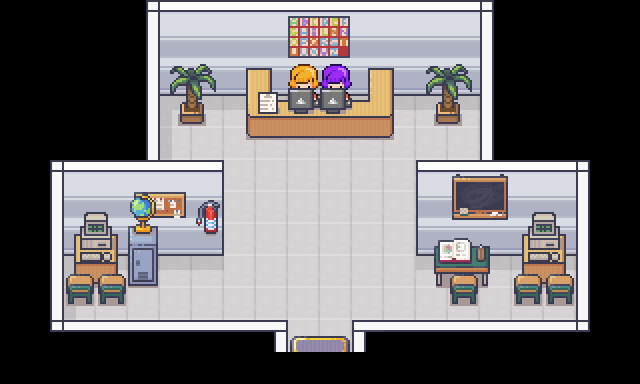

This game map was drawn from its Tiled (.tmx) file and the tilesets committed beside it. A one-line description and the trimmed map source follow:
An orthogonal 20x12 tile map with 32x32 px tiles, 4 tile layers (Floor, Furniture, Furniture2, Furniture3), 6 tilesets and 17 objects (GoToNextMap, Interaction).

<map version="1.10" tiledversion="1.10.2" orientation="orthogonal" renderorder="right-down" width="20" height="12" tilewidth="32" tileheight="32" infinite="0" nextlayerid="7" nextobjectid="32">
 <tileset firstgid="1" source="Room_Builder_borders_32x32.tsx" />
 <tileset firstgid="451" source="Room_Builder_Floors_32x32.tsx" />
 <tileset firstgid="1051" source="Room_Builder_Walls_32x32.tsx" />
 <tileset firstgid="2331" source="13_Conference_Hall_32x32.tsx" />
 <tileset firstgid="2523" source="5_Classroom_and_library_32x32.tsx" />
 <tileset firstgid="2731" source="2_LivingRoom_32x32.tsx" />
 <layer id="1" name="Floor" width="20" height="12">
  <data>[240 cells, 168 non-empty, 16 distinct tile ids]</data>
 </layer>
 <layer id="2" name="Furniture" width="20" height="12">
  <data>[240 cells, 63 non-empty, 34 distinct tile ids]</data>
 </layer>
 <layer id="3" name="Furniture2" width="20" height="12">
  <data>[240 cells, 28 non-empty, 22 distinct tile ids]</data>
 </layer>
 <layer id="4" name="Furniture3" width="20" height="12">
  <data>[240 cells, 22 non-empty, 10 distinct tile ids]</data>
 </layer>
 <objectgroup id="5" name="Collisions">
  <object id="2" x="576" y="160" width="32" height="192" />
  <object id="3" x="352" y="320" width="224" height="32" />
  <object id="13" x="64" y="320" width="224" height="32" />
  <object id="14" x="32" y="160" width="32" height="192" />
  <object id="15" x="128" y="0" width="32" height="160" />
  <object id="16" x="480" y="0" width="32" height="160" />
  <object id="19" x="64" y="160" width="160" height="64" />
  <object id="20" x="416" y="160" width="160" height="64" />
  <object id="21" x="248" y="64" width="144" height="48" />
  <object id="22" x="64" y="224" width="64" height="48" />
  <object id="23" x="433" y="224" width="144" height="48" />
  <object id="25" x="128" y="224" width="32" height="32" />
  <object id="26" x="177" y="64" width="32" height="32" />
  <object id="27" x="433" y="64" width="32" height="32" />
  <object id="30" x="160" y="0" width="320" height="64" />
 </objectgroup>
 <objectgroup id="6" name="SpawnPoints">
  <object id="12" name="GoToNextMap" type="GoToNextMap" x="288" y="336" width="64" height="16">
   <properties>
    <property name="MapResMultiplier" type="float" value="1.5" />
    <property name="NextMapName" value="outdoorsOffice" />
    <property name="NextSpawnX" type="float" value="704" />
    <property name="NextSpawnY" type="float" value="368" />
   </properties>
  </object>
  <object id="10" name="Interaction" type="Interaction" x="320" y="32" width="32" height="32">
   <properties>
    <property name="offsetX" type="float" value="0" />
    <property name="offsetY" type="float" value="48" />
    <property name="storyArc" value="officePlantationArc" />
   </properties>
  </object>
 </objectgroup>
</map>
